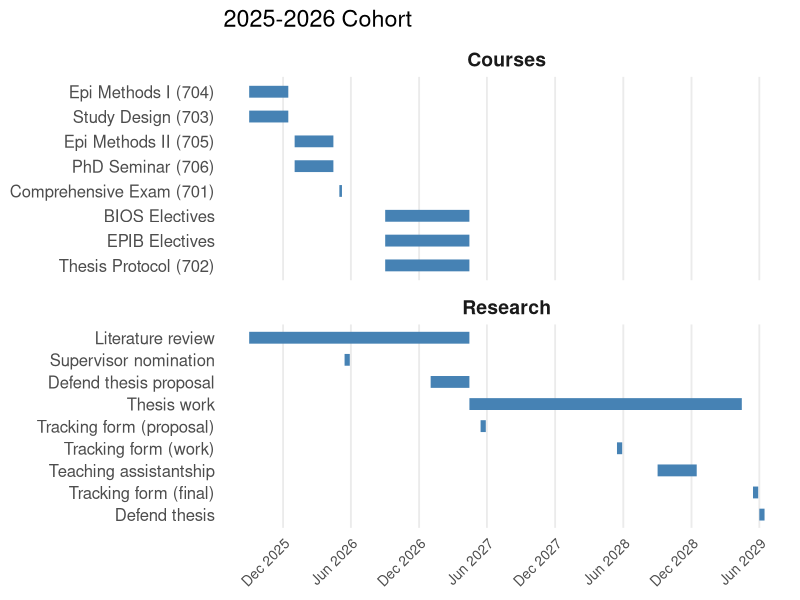

Reproduce this figure in R.
## ---- chunk 1
library(ggplot2)
## --- 1. Setup helpers ---
index_date <- as.Date("2025-09-01")

add_months <- function(date, n) {
  seq(date, by = paste(n, "months"), length.out = 2)[2]
}
add_md <- function(date, months = 0, days = 0) {
  add_months(date, months) + days
}

## --- 2. Define tasks (relative offsets) ---
tasks <- data.frame(
  task= c("Epi Methods I (704)", "Study Design (703)", 
    "Epi Methods II (705)", "PhD Seminar (706)", 
    "Comprehensive Exam (701)", "Thesis Protocol (702)", 
    "BIOS Electives", "EPIB Electives",
    "Literature review", "Supervisor nomination", 
    "Tracking form (proposal)", "Defend thesis proposal", 
    "Thesis work", "Tracking form (work)",
    "Teaching assistantship", "Tracking form (final)", 
    "Defend thesis"),
  start_m = c(0, 0, 4, 4, 8, 12, 12, 12, 0, 8, 20, 16, 19, 32, 36, 44, 45),
  start_d = c(0, 0, 0, 0, 0, 0, 0, 0, 0, 14, 14, 0, 14, 14, 0, 14, 0),
  end_m   = c(3, 3, 7, 7, 8, 19, 19, 19, 19, 8, 20, 19, 43, 32, 39, 44, 45),
  end_d   = c(14, 14, 14, 14, 7, 14, 14, 14, 14, 28, 28, 14, 14, 28, 14, 28, 14),
  group = c(rep("Courses", 8), rep("Research", 9)),
  stringsAsFactors = FALSE
)

## --- 3. Compute actual dates ---
#tasks$start_date <- mapply(function(m, d) 
#  add_md(index_date, m, d),
#  tasks$start_m, tasks$start_d)
#tasks$end_date <- mapply(function(m, d) 
#  add_md(index_date, m, d),
#  tasks$end_m, tasks$end_d)

tasks$start_date <- as.Date(mapply(function(m, d) 
  add_md(index_date, m, d),
  tasks$start_m, tasks$start_d))

tasks$end_date   <- as.Date(mapply(function(m, d) 
  add_md(index_date, m, d),
  tasks$end_m, tasks$end_d))

## --- 4. Plot with ggplot2 ---
ggplot(tasks, aes(y = reorder(task, start_date, descending = TRUE))) +
  geom_segment(aes(x = start_date, xend = end_date, yend = task),
    linewidth = 4, show.legend = FALSE, color = 'steelblue') + 
  facet_wrap(vars(group), ncol=1, scales = "free_y") + 
  scale_y_discrete(limits=rev) + ggtitle("2025-2026 Cohort") +
  #geom_point(aes(x = start_date), size = 2, show.legend = FALSE) +
  #geom_point(aes(x = end_date), size = 2, show.legend = FALSE) +
  scale_x_date(date_breaks = "6 months", date_labels = "%b %Y") +
  theme_minimal(base_size = 14) +
  theme(
    panel.grid.minor = element_blank(),
    panel.grid.major.y = element_blank(),
    axis.text.y = element_text(size=12),
    axis.text.x = element_text(size=10, angle=45, hjust=1),
    axis.title = element_blank(),
    strip.text = element_text(size = 14, face = "bold")
  )
